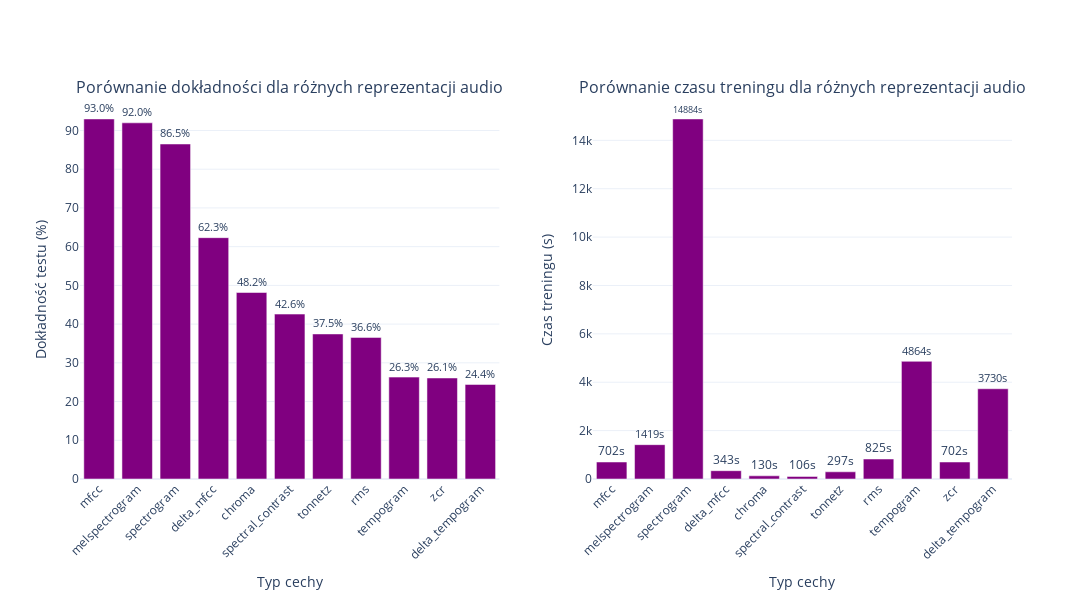
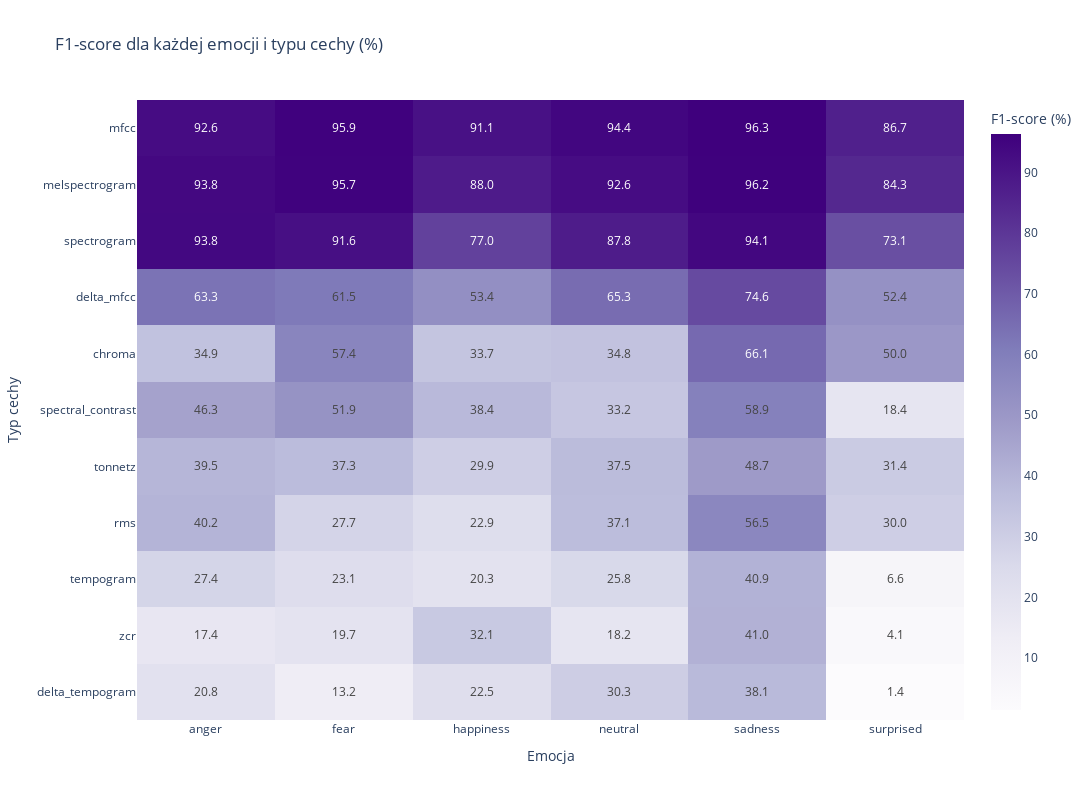
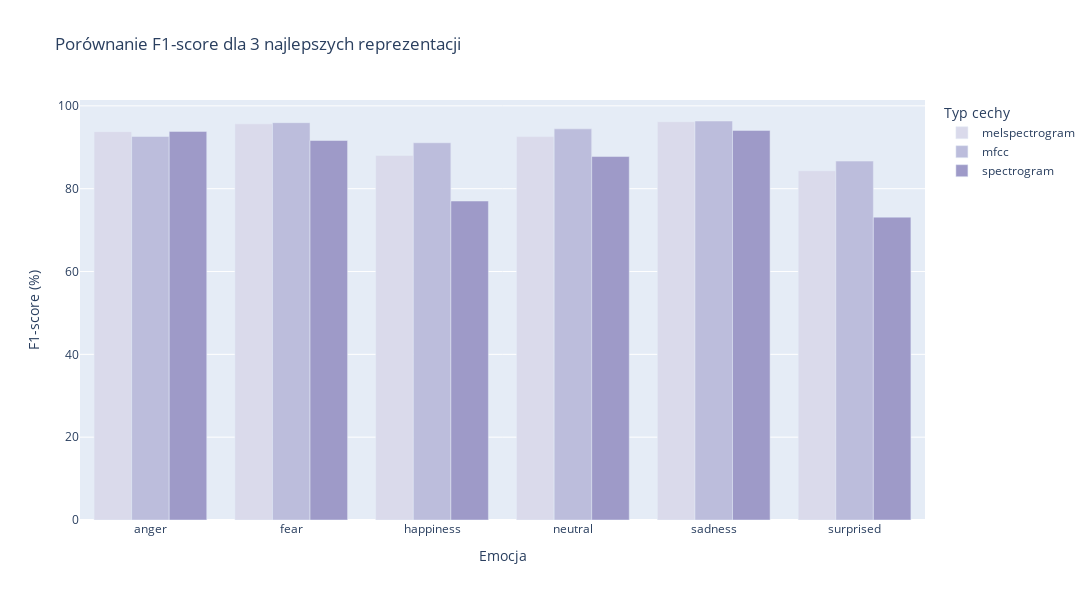
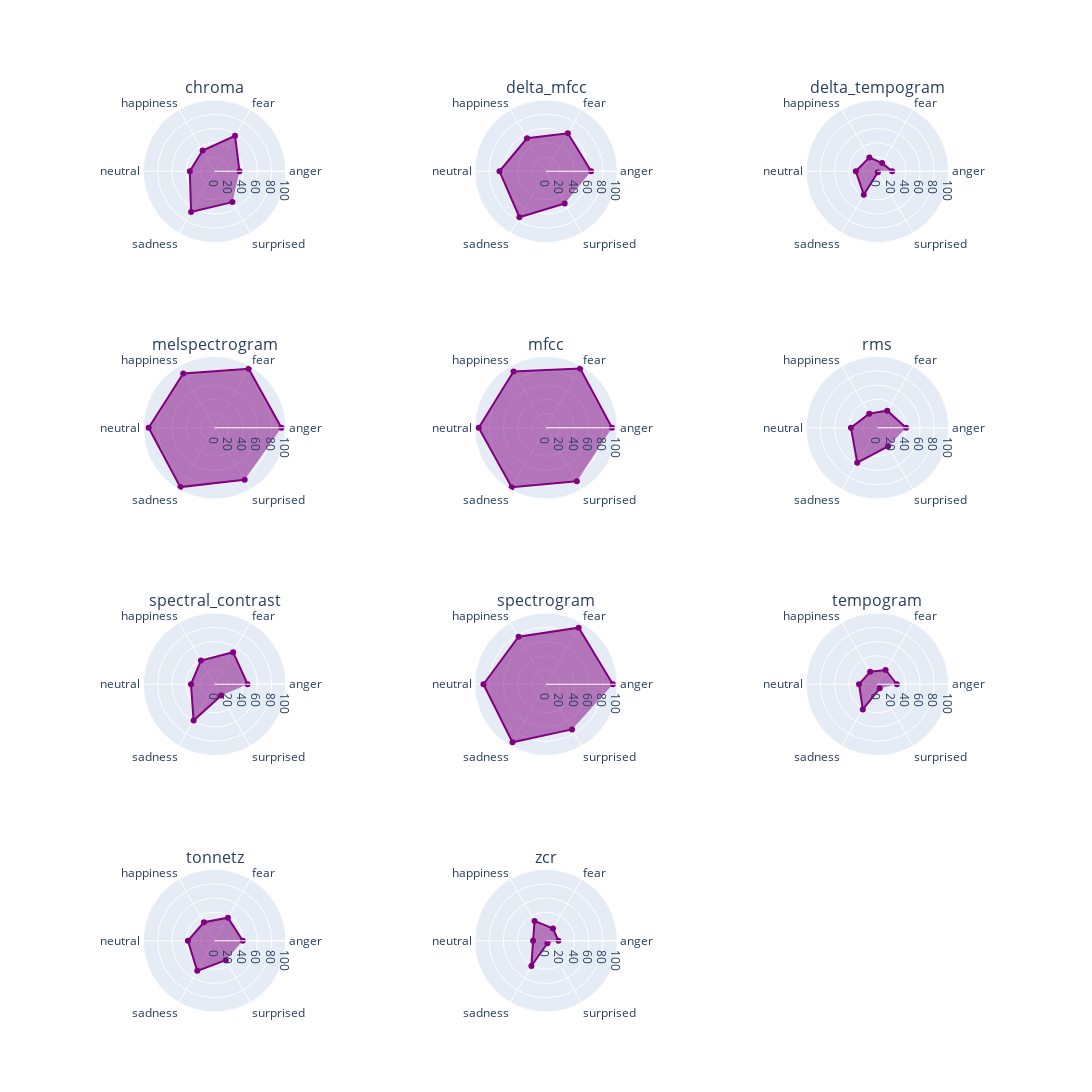

Notebook cell for these charts, in order:
### Markdown cell above
## Generowanie Wizualizacji Wyników Analizy

 Funkcja `generate_all_visualizations` automatycznie generuje i zapisuje wizualizacje wyników analizy różnych cech audio. Funkcja wyszukuje katalog z wynikami, odczytuje dane dotyczące dokładności i emocji, sortuje wyniki według dokładności, zapisuje je do plików CSV oraz tworzy wykresy porównawcze i wizualizacje emocji, zapisując je w odpowiednich lokalizacjach.

### Code cell
def generate_all_visualizations():
    """Generuje i zapisuje wszystkie wizualizacje wyników analizy."""
    # Wyszukiwanie katalogu z wynikami
    base_dir = find_results_directory()
    if base_dir is None:
        return
    
    # Odczyt wyników z plików
    results_df = read_results_from_files(base_dir)
    emotions_df = read_emotion_results(base_dir)
    
    # Ustalenie katalogu do zapisu
    save_dir = base_dir
    
    # Przetwarzanie wyników dokładności
    if results_df is not None and not results_df.empty:
        # Sortowanie wyników według dokładności w porządku malejącym
        results_df = results_df.sort_values('Test Accuracy (%)', ascending=False)
        
        # Wyświetlenie DataFrame dla przeglądu wyników
        print(f"\nZnalezione wyniki dokładności:\n{results_df}")
        
        # Zapis wyników do pliku CSV
        csv_path = os.path.join(save_dir, 'feature_comparison_summary_auto.csv')
        results_df.to_csv(csv_path, index=False)
        print(f"Zapisano wyniki dokładności do: {csv_path}")
        
        # Generowanie wykresu porównania dokładności
        combined_path = generate_accuracy_comparison_plot(results_df, save_dir)
        print(f"Zapisano wykres porównania dokładności do: {combined_path}")
    else:
        print("Brak danych dokładności do wygenerowania wykresów.")
    
    # Przetwarzanie wyników emocji
    if emotions_df is not None and not emotions_df.empty:
        # Zapis wyników emocji do pliku CSV
        emotions_csv_path = os.path.join(save_dir, 'emotions_comparison_auto.csv')
        emotions_df.to_csv(emotions_csv_path, index=False)
        print(f"\nZapisano wyniki emocji do: {emotions_csv_path}")
        
        # Generowanie wizualizacji emocji
        emotion_paths = generate_emotion_visualizations(emotions_df, results_df, save_dir)
        print("\nWygenerowane wizualizacje emocji:")
        for name, path in emotion_paths.items():
            if path:
                print(f"- {name}: {path}")
        
        print("\nGenerowanie wszystkich wizualizacji zakończone pomyślnie.")
    else:
        print("Brak danych emocji do wygenerowania wykresów.")

# Uruchomienie generowania wszystkich wizualizacji
generate_all_visualizations()

### Figure 1 — Plotly figure (JSON) as saved in the notebook; plotly's stock layout.template omitted (floating-point values rounded to 4 significant figures)
{"data": [{"marker": {"color": "purple"}, "name": "Dokładność", "text": ["93.0%", "92.0%", "86.5%", "62.3%", "48.2%", "42.6%", "37.5%", "36.6%", "26.3%", "26.1%", "24.4%"], "textposition": "outside", "type": "bar", "x": ["mfcc", "melspectrogram", "spectrogram", "delta_mfcc", "chroma", "spectral_contrast", "tonnetz", "rms", "tempogram", "zcr", "delta_tempogram"], "xaxis": "x", "y": [92.98, 91.97, 86.51, 62.32, 48.16, 42.59, 37.46, 36.57, 26.31, 26.09, 24.41], "yaxis": "y"}, {"marker": {"color": "purple"}, "name": "Czas treningu", "text": ["702s", "1419s", "14884s", "343s", "130s", "106s", "297s", "825s", "4864s", "702s", "3730s"], "textposition": "outside", "type": "bar", "x": ["mfcc", "melspectrogram", "spectrogram", "delta_mfcc", "chroma", "spectral_contrast", "tonnetz", "rms", "tempogram", "zcr", "delta_tempogram"], "xaxis": "x2", "y": [702.9, 1419.0, 14880.0, 343.1, 130.7, 106.1, 297.1, 825.4, 4865.0, 702.8, 3731.0], "yaxis": "y2"}], "layout": {"annotations": [{"font": {"size": 16}, "showarrow": false, "text": "Porównanie dokładności dla różnych reprezentacji audio", "x": 0.225, "xanchor": "center", "xref": "paper", "y": 1, "yanchor": "bottom", "yref": "paper"}, {"font": {"size": 16}, "showarrow": false, "text": "Porównanie czasu treningu dla różnych reprezentacji audio", "x": 0.775, "xanchor": "center", "xref": "paper", "y": 1, "yanchor": "bottom", "yref": "paper"}], "height": 600, "showlegend": false, "width": 1200, "xaxis": {"anchor": "y", "domain": [0, 0.45], "tickangle": -45, "title": {"text": "Typ cechy"}}, "xaxis2": {"anchor": "y2", "domain": [0.55, 1], "tickangle": -45, "title": {"text": "Typ cechy"}}, "yaxis": {"anchor": "x", "domain": [0, 1], "title": {"text": "Dokładność testu (%)"}}, "yaxis2": {"anchor": "x2", "domain": [0, 1], "title": {"text": "Czas treningu (s)"}}}}

### Figure 2 — Plotly figure (JSON) as saved in the notebook; plotly's stock layout.template omitted (floating-point values rounded to 4 significant figures)
{"data": [{"coloraxis": "coloraxis", "hovertemplate": "Emotion: %{x}<br>Feature Type: %{y}<br>color: %{z}<extra></extra>", "name": "0", "texttemplate": "%{z:.1f}", "type": "heatmap", "x": ["anger", "fear", "happiness", "neutral", "sadness", "surprised"], "xaxis": "x", "y": ["mfcc", "melspectrogram", "spectrogram", "delta_mfcc", "chroma", "spectral_contrast", "tonnetz", "rms", "tempogram", "zcr", "delta_tempogram"], "yaxis": "y", "z": [[92.6, 95.95, 91.1, 94.44, 96.35, 86.67], [93.77, 95.65, 88.03, 92.59, 96.18, 84.33], [93.84, 91.64, 77.03, 87.76, 94.08, 73.13], [63.34, 61.48, 53.38, 65.28, 74.56, 52.4], [34.89, 57.39, 33.68, 34.82, 66.1, 50.0], [46.27, 51.95, 38.4, 33.2, 58.93, 18.36], [39.51, 37.31, 29.91, 37.5, 48.75, 31.44], [40.23, 27.67, 22.88, 37.13, 56.52, 30.03], [27.38, 23.1, 20.34, 25.76, 40.87, 6.623], [17.42, 19.66, 32.1, 18.18, 40.98, 4.082], [20.82, 13.21, 22.47, 30.3, 38.07, 1.429]]}], "layout": {"coloraxis": {"colorbar": {"title": {"text": "F1-score (%)"}}, "colorscale": [[0, "rgb(252,251,253)"], [0.125, "rgb(239,237,245)"], [0.25, "rgb(218,218,235)"], [0.375, "rgb(188,189,220)"], [0.5, "rgb(158,154,200)"], [0.625, "rgb(128,125,186)"], [0.75, "rgb(106,81,163)"], [0.875, "rgb(84,39,143)"], [1, "rgb(63,0,125)"]]}, "height": 800, "title": {"text": "F1-score dla każdej emocji i typu cechy (%)"}, "width": 1200, "xaxis": {"anchor": "y", "domain": [0, 1], "title": {"text": "Emocja"}}, "yaxis": {"anchor": "x", "autorange": "reversed", "domain": [0, 1], "title": {"text": "Typ cechy"}}}}

### Figure 3 — Plotly figure (JSON) as saved in the notebook; plotly's stock layout.template omitted (floating-point values rounded to 4 significant figures)
{"data": [{"alignmentgroup": "True", "hovertemplate": "Feature Type=melspectrogram<br>Emotion=%{x}<br>F1-score=%{y}<extra></extra>", "legendgroup": "melspectrogram", "marker": {"color": "rgb(218,218,235)", "pattern": {"shape": ""}}, "name": "melspectrogram", "offsetgroup": "melspectrogram", "orientation": "v", "showlegend": true, "textposition": "auto", "type": "bar", "x": ["anger", "fear", "happiness", "neutral", "sadness", "surprised"], "xaxis": "x", "y": [93.77, 95.65, 88.03, 92.59, 96.18, 84.33], "yaxis": "y"}, {"alignmentgroup": "True", "hovertemplate": "Feature Type=mfcc<br>Emotion=%{x}<br>F1-score=%{y}<extra></extra>", "legendgroup": "mfcc", "marker": {"color": "rgb(188,189,220)", "pattern": {"shape": ""}}, "name": "mfcc", "offsetgroup": "mfcc", "orientation": "v", "showlegend": true, "textposition": "auto", "type": "bar", "x": ["anger", "fear", "happiness", "neutral", "sadness", "surprised"], "xaxis": "x", "y": [92.6, 95.95, 91.1, 94.44, 96.35, 86.67], "yaxis": "y"}, {"alignmentgroup": "True", "hovertemplate": "Feature Type=spectrogram<br>Emotion=%{x}<br>F1-score=%{y}<extra></extra>", "legendgroup": "spectrogram", "marker": {"color": "rgb(158,154,200)", "pattern": {"shape": ""}}, "name": "spectrogram", "offsetgroup": "spectrogram", "orientation": "v", "showlegend": true, "textposition": "auto", "type": "bar", "x": ["anger", "fear", "happiness", "neutral", "sadness", "surprised"], "xaxis": "x", "y": [93.84, 91.64, 77.03, 87.76, 94.08, 73.13], "yaxis": "y"}], "layout": {"barmode": "group", "height": 600, "legend": {"title": {"text": "Typ cechy"}, "tracegroupgap": 0}, "title": {"text": "Porównanie F1-score dla 3 najlepszych reprezentacji"}, "width": 1200, "xaxis": {"anchor": "y", "domain": [0, 1], "title": {"text": "Emocja"}}, "yaxis": {"anchor": "x", "domain": [0, 1], "title": {"text": "F1-score (%)"}}}}

### Figure 4 — Plotly figure (JSON) as saved in the notebook; plotly's stock layout.template omitted (floating-point values rounded to 4 significant figures)
{"data": [{"fill": "toself", "line": {"color": "purple"}, "name": "chroma", "r": [34.89, 57.39, 33.68, 34.82, 66.1, 50.0], "subplot": "polar", "theta": ["anger", "fear", "happiness", "neutral", "sadness", "surprised"], "type": "scatterpolar"}, {"fill": "toself", "line": {"color": "purple"}, "name": "delta_mfcc", "r": [63.34, 61.48, 53.38, 65.28, 74.56, 52.4], "subplot": "polar2", "theta": ["anger", "fear", "happiness", "neutral", "sadness", "surprised"], "type": "scatterpolar"}, {"fill": "toself", "line": {"color": "purple"}, "name": "delta_tempogram", "r": [20.82, 13.21, 22.47, 30.3, 38.07, 1.429], "subplot": "polar3", "theta": ["anger", "fear", "happiness", "neutral", "sadness", "surprised"], "type": "scatterpolar"}, {"fill": "toself", "line": {"color": "purple"}, "name": "melspectrogram", "r": [93.77, 95.65, 88.03, 92.59, 96.18, 84.33], "subplot": "polar4", "theta": ["anger", "fear", "happiness", "neutral", "sadness", "surprised"], "type": "scatterpolar"}, {"fill": "toself", "line": {"color": "purple"}, "name": "mfcc", "r": [92.6, 95.95, 91.1, 94.44, 96.35, 86.67], "subplot": "polar5", "theta": ["anger", "fear", "happiness", "neutral", "sadness", "surprised"], "type": "scatterpolar"}, {"fill": "toself", "line": {"color": "purple"}, "name": "rms", "r": [40.23, 27.67, 22.88, 37.13, 56.52, 30.03], "subplot": "polar6", "theta": ["anger", "fear", "happiness", "neutral", "sadness", "surprised"], "type": "scatterpolar"}, {"fill": "toself", "line": {"color": "purple"}, "name": "spectral_contrast", "r": [46.27, 51.95, 38.4, 33.2, 58.93, 18.36], "subplot": "polar7", "theta": ["anger", "fear", "happiness", "neutral", "sadness", "surprised"], "type": "scatterpolar"}, {"fill": "toself", "line": {"color": "purple"}, "name": "spectrogram", "r": [93.84, 91.64, 77.03, 87.76, 94.08, 73.13], "subplot": "polar8", "theta": ["anger", "fear", "happiness", "neutral", "sadness", "surprised"], "type": "scatterpolar"}, {"fill": "toself", "line": {"color": "purple"}, "name": "tempogram", "r": [27.38, 23.1, 20.34, 25.76, 40.87, 6.623], "subplot": "polar9", "theta": ["anger", "fear", "happiness", "neutral", "sadness", "surprised"], "type": "scatterpolar"}, {"fill": "toself", "line": {"color": "purple"}, "name": "tonnetz", "r": [39.51, 37.31, 29.91, 37.5, 48.75, 31.44], "subplot": "polar10", "theta": ["anger", "fear", "happiness", "neutral", "sadness", "surprised"], "type": "scatterpolar"}, {"fill": "toself", "line": {"color": "purple"}, "name": "zcr", "r": [17.42, 19.66, 32.1, 18.18, 40.98, 4.082], "subplot": "polar11", "theta": ["anger", "fear", "happiness", "neutral", "sadness", "surprised"], "type": "scatterpolar"}], "layout": {"annotations": [{"font": {"size": 16}, "showarrow": false, "text": "chroma", "x": 0.1444, "xanchor": "center", "xref": "paper", "y": 1, "yanchor": "bottom", "yref": "paper"}, {"font": {"size": 16}, "showarrow": false, "text": "delta_mfcc", "x": 0.5, "xanchor": "center", "xref": "paper", "y": 1, "yanchor": "bottom", "yref": "paper"}, {"font": {"size": 16}, "showarrow": false, "text": "delta_tempogram", "x": 0.8556, "xanchor": "center", "xref": "paper", "y": 1, "yanchor": "bottom", "yref": "paper"}, {"font": {"size": 16}, "showarrow": false, "text": "melspectrogram", "x": 0.1444, "xanchor": "center", "xref": "paper", "y": 0.7188, "yanchor": "bottom", "yref": "paper"}, {"font": {"size": 16}, "showarrow": false, "text": "mfcc", "x": 0.5, "xanchor": "center", "xref": "paper", "y": 0.7188, "yanchor": "bottom", "yref": "paper"}, {"font": {"size": 16}, "showarrow": false, "text": "rms", "x": 0.8556, "xanchor": "center", "xref": "paper", "y": 0.7188, "yanchor": "bottom", "yref": "paper"}, {"font": {"size": 16}, "showarrow": false, "text": "spectral_contrast", "x": 0.1444, "xanchor": "center", "xref": "paper", "y": 0.4375, "yanchor": "bottom", "yref": "paper"}, {"font": {"size": 16}, "showarrow": false, "text": "spectrogram", "x": 0.5, "xanchor": "center", "xref": "paper", "y": 0.4375, "yanchor": "bottom", "yref": "paper"}, {"font": {"size": 16}, "showarrow": false, "text": "tempogram", "x": 0.8556, "xanchor": "center", "xref": "paper", "y": 0.4375, "yanchor": "bottom", "yref": "paper"}, {"font": {"size": 16}, "showarrow": false, "text": "tonnetz", "x": 0.1444, "xanchor": "center", "xref": "paper", "y": 0.1562, "yanchor": "bottom", "yref": "paper"}, {"font": {"size": 16}, "showarrow": false, "text": "zcr", "x": 0.5, "xanchor": "center", "xref": "paper", "y": 0.1562, "yanchor": "bottom", "yref": "paper"}], "height": 1520, "polar": {"domain": {"x": [0, 0.2889], "y": [0.8438, 1]}, "radialaxis": {"range": [0, 100], "visible": true}}, "polar10": {"domain": {"x": [0, 0.2889], "y": [0, 0.1562]}, "radialaxis": {"range": [0, 100], "visible": true}}, "polar11": {"domain": {"x": [0.3556, 0.6444], "y": [0, 0.1562]}, "radialaxis": {"range": [0, 100], "visible": true}}, "polar12": {"domain": {"x": [0.7111, 1], "y": [0, 0.1562]}}, "polar2": {"domain": {"x": [0.3556, 0.6444], "y": [0.8438, 1]}, "radialaxis": {"range": [0, 100], "visible": true}}, "polar3": {"domain": {"x": [0.7111, 1], "y": [0.8438, 1]}, "radialaxis": {"range": [0, 100], "visible": true}}, "polar4": {"domain": {"x": [0, 0.2889], "y": [0.5625, 0.7188]}, "radialaxis": {"range": [0, 100], "visible": true}}, "polar5": {"domain": {"x": [0.3556, 0.6444], "y": [0.5625, 0.7188]}, "radialaxis": {"range": [0, 100], "visible": true}}, "polar6": {"domain": {"x": [0.7111, 1], "y": [0.5625, 0.7188]}, "radialaxis": {"range": [0, 100], "visible": true}}, "polar7": {"domain": {"x": [0, 0.2889], "y": [0.2812, 0.4375]}, "radialaxis": {"range": [0, 100], "visible": true}}, "polar8": {"domain": {"x": [0.3556, 0.6444], "y": [0.2812, 0.4375]}, "radialaxis": {"range": [0, 100], "visible": true}}, "polar9": {"domain": {"x": [0.7111, 1], "y": [0.2812, 0.4375]}, "radialaxis": {"range": [0, 100], "visible": true}}, "showlegend": false, "width": 1200}}
